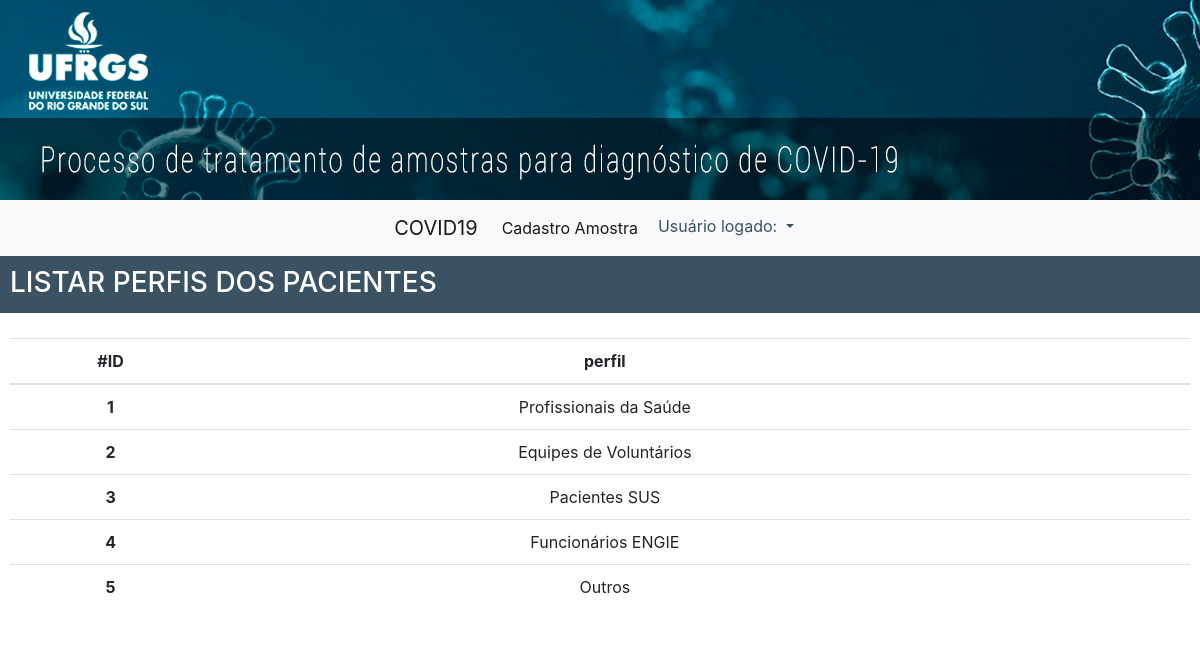
The app's page /acoes/PerfilPaciente/listar_perfilPaciente.php with its own data.
### tables this page shows
CREATE TABLE `tb_perfilpaciente` (
  `idPerfilPaciente` int(10) UNSIGNED NOT NULL,
  `perfil` varchar(50) NOT NULL,
  `index_perfil` varchar(50) NOT NULL,
  `caractere` char(1) NOT NULL
);

### classes/PerfilPaciente/PerfilPacienteRN.php (called while the page is built, shortened)
<?php
require_once __DIR__ . '/../Excecao/Excecao.php';
require_once __DIR__ . '/PerfilPacienteBD.php';
class PerfilPacienteRN{
    public function listar(PerfilPaciente $perfilPaciente) {
        try {
            $objExcecao = new Excecao();
            $objBanco = new Banco();
            $objBanco->abrirConexao();
            $objPerfilPacienteBD = new PerfilPacienteBD();
            $arr = $objPerfilPacienteBD->listar($perfilPaciente,$objBanco);
            return $arr;
        } catch (Exception $e) {
            throw new Excecao('Erro listando o perfil do paciente.',$e);
        }
    }
}

### classes/Configuracao.php (called while the page is built, shortened)
<?php
class Configuracao{
    private static $instance;
    public static  function getInstance(){
        if(self::$instance == null){
            self::$instance= new Configuracao();
        }
        return self::$instance;
    }
    private function getArray(){
        return array(
            'versao' => '1.0.0',
            'producao' => false,
            'banco' => array('servidor' => 'localhost',
                'nome' => 'amostras_covid19',
                'usuario' => 'covid',
                'senha' => 'covid'),
        );
    }
    public function getValor($strChave){
        $arr = $this->getArray();
        return $arr[$strChave];
    }
}

### classes/Banco/Banco.php (called while the page is built, shortened)
<?php
require_once __DIR__ . '/../Configuracao.php';
class Banco {
    private static $conn;
    private static $flagGlobal_conexao=false;
    private $flagLocal_conexao;
    function __construct() {
        $this->flagLocal_conexao = false;
    }
    public function abrirConexao() {
        try {
            if (!self::$flagGlobal_conexao) {
                $array_config = Configuracao::getInstance()->getValor('banco');
                if (Configuracao::getInstance()->getValor('producao')) {
                    self::$conn = mysqli_init();
                    if (!self::$conn) {
                        throw new Exception("Erro inicializando conexão com o banco de dados: " . mysqli_connect_error());
                    }
                    mysqli_real_connect(self::$conn, $array_config['servidor'], $array_config['usuario'], $array_config['senha'], $array_config['nome'], null, null, MYSQLI_CLIENT_SSL);
                } else {
                    self::$conn = mysqli_connect($array_config['servidor'], $array_config['usuario'], $array_config['senha'], $array_config['nome']);
                }
                self::$flagGlobal_conexao= true;
                $this->flagLocal_conexao = true;
            }
        } catch (Exception $e) {
            $msg = "Erro abrindo conexão com o banco de dados.";
            $prod = Configuracao::getInstance()->getValor('producao');
            if ($prod) {
                $exc = new Exception($msg);
            } else {
                $exc = new Exception($msg, $e->getCode(), $e);
            }
            throw $exc;
        }
    }
    public function fecharConexao() {
        if($this->flagLocal_conexao){
            self::$flagGlobal_conexao = false;
            $this->flagLocal_conexao = false;
        }
    }
    public function consultarSql($sql, $arrCamposBind = null) {
        $arrResultado = array();
        if (($stmt = mysqli_prepare(self::$conn, $sql)) === FALSE) {
            throw new Exception(mysqli_error(self::$conn));
        }
        if (mysqli_stmt_execute($stmt) === FALSE) {
            throw new Exception(mysqli_error(self::$conn));
        }
        $resultado = mysqli_stmt_get_result($stmt);
        while ($registro = mysqli_fetch_array($resultado, MYSQLI_ASSOC)) {
            $arrResultado[] = $registro;
        }
        RETURN $arrResultado;
    }
}

### classes/Excecao/Excecao.php (called while the page is built, shortened)
<?php
class Excecao extends Exception {
    function __construct($texto = null, $e = null) {
        $this->array_validacoes = array();
    }
}

### classes/PerfilPaciente/PerfilPaciente.php (called while the page is built, shortened)
<?php
class PerfilPaciente{
    private $idPerfilPaciente;
    private $perfil;
    private $index_perfil;
    private $caractere;
    function getCaractere() {
        return $this->caractere;
    }
    function setCaractere($caractere) {
        $this->caractere = $caractere;
    }
    function getIdPerfilPaciente() {
        return $this->idPerfilPaciente;
    }
    function getPerfil() {
        return $this->perfil;
    }
    function getIndex_perfil() {
        return $this->index_perfil;
    }
    function setIdPerfilPaciente($idPerfilPaciente) {
        $this->idPerfilPaciente = $idPerfilPaciente;
    }
    function setPerfil($perfil) {
        $this->perfil = $perfil;
    }
    function setIndex_perfil($index_perfil) {
        $this->index_perfil = $index_perfil;
    }
}

### classes/PerfilPaciente/PerfilPacienteBD.php (called while the page is built, shortened)
<?php
require_once __DIR__ . '/../Banco/Banco.php';
class PerfilPacienteBD{
     public function listar(PerfilPaciente $objPerfilPaciente, Banco $objBanco) {
         try{
            $SELECT = "SELECT * FROM tb_perfilpaciente";
            $WHERE = '';
            $arrayBind = array();
            $arr = $objBanco->consultarSQL($SELECT . $WHERE, $arrayBind);
            $array_perfil = array();
            foreach ($arr as $reg){
                $objPerfilPaciente = new PerfilPaciente();
                $objPerfilPaciente->setIdPerfilPaciente($reg['idPerfilPaciente']);
                $objPerfilPaciente->setPerfil($reg['perfil']);
                $objPerfilPaciente->setIndex_perfil($reg['index_perfil']);
                $objPerfilPaciente->setCaractere($reg['caractere']);
                $array_perfil[] = $objPerfilPaciente;
            }
            return $array_perfil;
        } catch (Exception $ex) {
            throw new Excecao("Erro listando perfil do paciente no BD.",$ex);
        }
    }
}

### classes/Sessao/Sessao.php (called while the page is built, shortened)
<?php
require_once __DIR__ . '/../Excecao/Excecao.php';
class Sessao {
    private static $instance;
    public static function getInstance() {
        if (self::$instance == null) {
            self::$instance = new Sessao();
        }
        return self::$instance;
    }
    public function assinar_link($link) {
        $strPosParam = strpos($link, '?');
        if ($strPosParam !== FALSE) {
            $strParametros = substr($link, $strPosParam + 1);
            $link = substr($link, 0, $strPosParam + 1) . $strParametros . '&hash=' . hash('sha256', $strParametros . $_SESSION['COVID19']['CHAVE']);
        }
        return $link;
    }
}

### acoes/PerfilPaciente/listar_perfilPaciente.php (the view, shortened to what this page needs)
<?php
require_once '../classes/Sessao/Sessao.php';
require_once '../classes/Pagina/Pagina.php';
require_once '../classes/Excecao/Excecao.php';
require_once '../classes/PerfilPaciente/PerfilPaciente.php';
require_once '../classes/PerfilPaciente/PerfilPacienteRN.php';
$objPerfilPaciente = new PerfilPaciente();
$objPerfilPacienteRN = new PerfilPacienteRN();
$html = '';
try{
    $arrPerfisPacientes = $objPerfilPacienteRN->listar($objPerfilPaciente);
    foreach ($arrPerfisPacientes as $pp){
        $html.='<tr>
                    <th scope="row">'.Pagina::formatar_html($pp->getIdPerfilPaciente()).'</th>
                    <td>'.Pagina::formatar_html($pp->getPerfil()).'</td>
                    <td>';
            $html .= '</td><td>';
            $html .='</td></tr>';
    }
} catch (Exception $ex) {
    Pagina::getInstance()->processar_excecao($ex);
}
Pagina::getInstance()->abrir_head("Listar Perfis de Pacientes");
Pagina::getInstance()->adicionar_css("precadastros");
Pagina::getInstance()->fechar_head();
Pagina::getInstance()->montar_menu_topo();
echo '
    <div class="conteudo_listar">'.
       Pagina::montar_topo_listar('LISTAR PERFIS DOS PACIENTES',null,null, 'cadastrar_perfilPaciente', 'NOVO PERFIL DE PACIENTE').
        '<div class="conteudo_tabela">
            <table class="table table-hover">
                <thead>
                    <tr>
                        <th scope="col">#ID</th>
                        <th scope="col">perfil</th>
                        <th scope="col"></th>
                        <th scope="col"></th>
                    </tr>
                </thead>
                <tbody>'
                    .$html.
                '</tbody>
            </table>
        </div>
    </div>';
Pagina::getInstance()->fechar_corpo();

### classes/Pagina/Pagina.php (shortened to what this page needs)
<?php
require_once __DIR__ . '/../Sessao/Sessao.php';
class Pagina {
    private static $instance;
    public static  function getInstance(){
        if(self::$instance == null){
            self::$instance= new Pagina();
        }
        return self::$instance;
    }
    public function adicionar_css($strArquivo){
        $strVersao ='';
        if(Configuracao::getInstance()->getValor('producao')){
            $strVersao =Configuracao::getInstance()->getValor('versao');
        }else{
           $strVersao = rand();
        }
        echo '<link rel="stylesheet" type="text/css" href="css/'.$strArquivo.'.css?'.$strVersao.'">';
    }
    public function montar_menu_topo() {
        echo'<header >
           <nav class="navbar navbar-expand-sm navbar-light bg-light">
            <div class="mx-auto d-sm-flex d-block flex-sm-nowrap">
                <a class="navbar-brand" href="'.Sessao::getInstance()->assinar_link('controlador.php?action=principal').'">COVID19<i class="fas fa-virus"></i></a>
                <div class="collapse navbar-collapse text-center" id="navbarsExample11">
                    <ul class="navbar-nav">
                        <li class="nav-item active">
                            <a class="nav-link" href="'.Sessao::getInstance()->assinar_link('controlador.php?action=cadastrar_amostra').'">Cadastro Amostra</a>
                        </li>
                        <li class="nav-item">
                            <div class="dropdown">
                                <a class="btn btn-secondary dropdown-toggle" href="#" role="button" id="dropdownMenuLink" data-toggle="dropdown" aria-haspopup="true" aria-expanded="false">
                                  Usuário logado:  '.Sessao::getInstance()->getMatricula().'
                                </a>
                                  <a class="dropdown-item" href="'.Sessao::getInstance()->assinar_link('controlador.php?action=sair').'">Logoff</a>
                              </div>
                                 Usuário logado:  '.Sessao::getInstance()->getMatricula().'
                        </li>
                    </ul>
                </div>
            </div>
        </nav>
          </header>';
    }
    public static function abrir_head($titulo) {
        echo '<html>
                    <head>
                        <title>' . $titulo . '</title>
                        <link rel="stylesheet" href="https://use.fontawesome.com/releases/v5.3.1/css/all.css">
                        <link rel="stylesheet" href="css/bootstrap.min.css">
                        <link rel="stylesheet" href="css/bootstrap-select.min.css">
                        <link href="https://fonts.googleapis.com/css?family=Baloo+Chettan+2&display=swap" rel="stylesheet">'
        ;
    }
    public  function fechar_head() {
        echo '</head>
                    <body>
                    <a href="'.Sessao::getInstance()->assinar_link('controlador.php?action=principal').'" >'
                         .'<img src="img/header.png" class="HeaderImg"></a>';
    }
    public function fechar_corpo() {
        echo '     </body>
                </html>';
    }
    public static function formatar_html($strValor){
        return htmlentities($strValor,ENT_QUOTES);
    }
    public static function montar_topo_listar($titulo=null ,$link1 =null, $novo1= null,$link2,$novo2) {
        echo '<div class="topo_listar">
                <div class="row">
                    <div class="col-md-6"><h3>'.$titulo.'</h3></div>
                    <div class="col-md-3">';
                    echo '</div>
                    <div class="col-md-3">';
                    echo '</div>
                </div>
            </div>';
    }
}

### public_html/css/precadastros.css (style rules this page uses)
.conteudo_listar { background-color: #fff; }
.conteudo_listar .conteudo_tabela { margin-top: 10px; }
.topo_listar { width:100%; margin-bottom: 15px; background-color: #3a5261; color: #fff; }
.topo_listar h3 { padding-top: 10px; padding-bottom: 5px; padding-left: 10px; }
.dropdown-toggle { height: 35px; }
.conteudo_tabela { width: 100%; margin-top: 40px; padding:10px; }
td,th { text-align: center; }

### classes/Pagina/Pagina.php (style rules this page uses)
.btn-secondary { background: none; border-radius: 0px; border: none; color:#3a5261; }
html,body { height: 100%; overflow-x: hidden; }

### records on screen
tb_perfilpaciente: idPerfilPaciente "1", perfil "Profissionais da Saúde"
tb_perfilpaciente: idPerfilPaciente "2", perfil "Equipes de Voluntários"
tb_perfilpaciente: idPerfilPaciente "3", perfil "Pacientes SUS"
tb_perfilpaciente: idPerfilPaciente "4", perfil "Funcionários ENGIE"
tb_perfilpaciente: idPerfilPaciente "5", perfil "Outros"

### other values on screen
$titulo "LISTAR PERFIS DOS PACIENTES"
